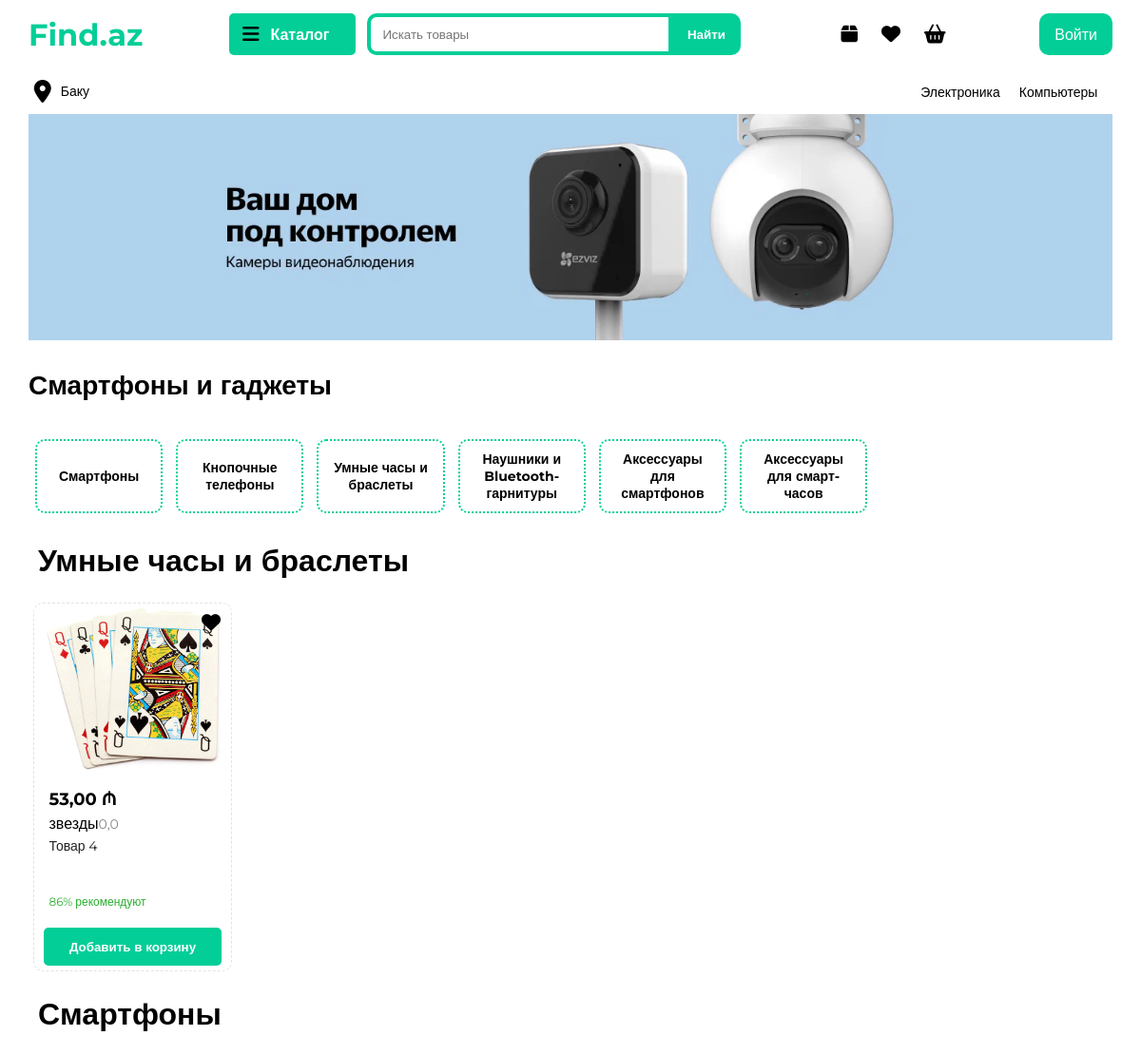
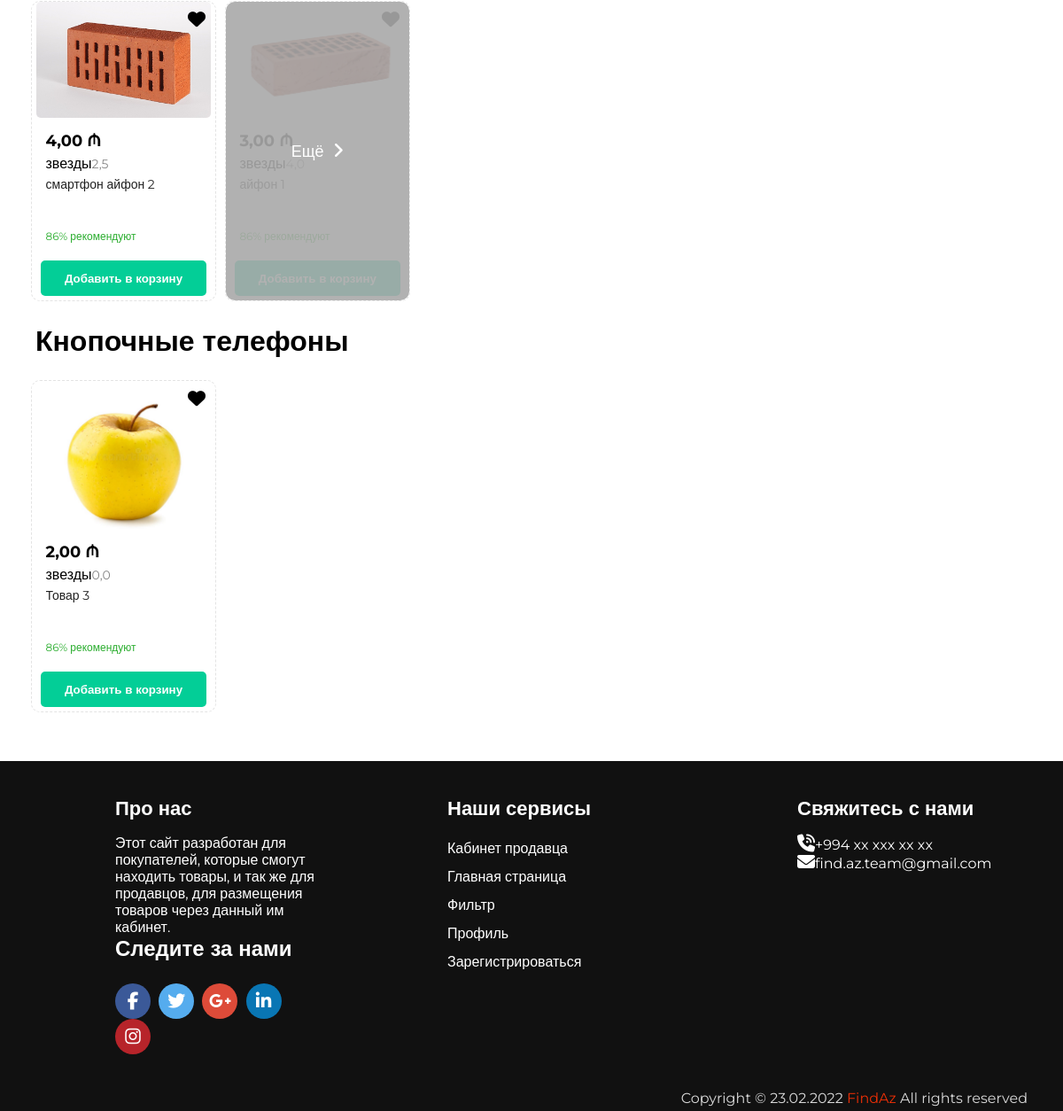
The page / on the database its author committed (2 pictures, top to bottom).
### homepage/models.py (models this page shows, shortened)
class Category(models.Model):
    name = models.CharField(max_length=100, db_index=True, unique=True, verbose_name="Категории")
    slug = models.SlugField(max_length=255, unique=True, db_index=True, verbose_name="URL")
    icon = models.CharField(max_length=255, verbose_name="Класс иконки")
    topic = models.CharField(max_length=255, verbose_name="Класс категории")
    def get_absolute_url(self):
        return reverse('category', kwargs={"catslug": self.slug})
    class Meta:
        verbose_name = "Категория"
        verbose_name_plural = "Категории"
        ordering = ['id']

class PodCat(models.Model):
    name = models.CharField(max_length=100, db_index=True, unique=True, verbose_name="Подкатегория категории")
    slug = models.SlugField(max_length=255, unique=True, db_index=True, verbose_name="URL")
    maincat = models.ForeignKey("Category", on_delete=models.PROTECT, verbose_name="Основная категория")
    def get_absolute_url(self):
        return reverse('podcategory', kwargs={"podcatslug": self.slug})
    class Meta:
        verbose_name = "Подкатегория"
        verbose_name_plural = "ПодКатегории"
        ordering = ['id']

class PodPodCat(models.Model):
    name = models.CharField(max_length=100, db_index=True, unique=True, verbose_name="Подподкатегория категории")
    slug = models.SlugField(max_length=255, unique=True, db_index=True, verbose_name="URL")
    maincat = models.ForeignKey("Category", on_delete=models.PROTECT, verbose_name="Основная категория")
    mainpodcat = models.ForeignKey("PodCat", on_delete=models.PROTECT, verbose_name="Подкатегория основной категории")
    def __str__(self):
        return self.name
    def get_absolute_url(self):
        return reverse('podpodcategory', kwargs={"podpodcatslug": self.slug})
    class Meta:
        verbose_name = "ПодПодкатегория"
        verbose_name_plural = "ПодПодКатегории"
        ordering = ['id']

class Tovar(models.Model):
    title = models.CharField(max_length=255, verbose_name="Название Товара")
    title_small = models.CharField(max_length=255, null=True, verbose_name="Название товара для поиска")
    slug = models.SlugField(max_length=255, unique=True, db_index=True, verbose_name="URL")
    for_adult = models.BooleanField(default=False, verbose_name="Товар для взрослых")
    barcode = models.CharField(max_length=255, verbose_name="Штрих код")
    brand = models.CharField(max_length=255, verbose_name="Бренд или производитель")
    weight = models.CharField(max_length=20, verbose_name="Вес")
    height = models.CharField(max_length=20, verbose_name="Высота")
    width = models.CharField(max_length=20, verbose_name="Ширина")
    length = models.CharField(max_length=20, verbose_name="Длина")
    country_of_origin = models.CharField(max_length=255, verbose_name="Страна производства")
    producer = models.CharField(max_length=255, verbose_name="Изготовитель")
    age_to_use = models.CharField(max_length=255, verbose_name="С какого возраста пользоваться")
    expiration_date_for_meal = models.CharField(max_length=255, verbose_name="Срок годности")
    expiration_date_for_gadgets = models.CharField(max_length=255, verbose_name="Срок службы")
    guarantee_period = models.CharField(max_length=255, verbose_name="Гарантийный период")
    content = models.TextField(verbose_name="Описание Товара")
    content_small = models.TextField(null=True, verbose_name="Описание Товара")
    photo_main = models.ImageField(upload_to=content_file_name, verbose_name="Фото главное")
    photo_1 = models.ImageField(upload_to=content_file_name, verbose_name="Фото 1", blank=True)
    photo_2 = models.ImageField(upload_to=content_file_name, verbose_name="Фото 2", blank=True)
    photo_3 = models.ImageField(upload_to=content_file_name, verbose_name="Фото 3", blank=True)
    photo_4 = models.ImageField(upload_to=content_file_name, verbose_name="Фото 4", blank=True)
    photo_5 = models.ImageField(upload_to=content_file_name, verbose_name="Фото 5", blank=True)
    photo_6 = models.ImageField(upload_to=content_file_name, verbose_name="Фото 6", blank=True)
    photo_7 = models.ImageField(upload_to=content_file_name, verbose_name="Фото 7", blank=True)
    photo_8 = models.ImageField(upload_to=content_file_name, verbose_name="Фото 8", blank=True)
    price = models.DecimalField(max_digits=10, decimal_places=2, verbose_name="Цена")
    price_with_skidka = models.DecimalField(max_digits=10, decimal_places=2, verbose_name="Цена со скидкой")
    time_create = models.DateTimeField(auto_now_add=True, verbose_name="Время создания")
    time_update = models.DateTimeField(auto_now=True, verbose_name="Время загрузки")
    cat = models.ForeignKey('Category', on_delete=models.PROTECT, verbose_name="Категории")
    podcat = models.ForeignKey('PodCat', on_delete=models.PROTECT, verbose_name="Подкатегории")
    podpodcat = models.ForeignKey('PodPodCat', on_delete=models.PROTECT, verbose_name="Подподкатегория")
    properties = models.JSONField(verbose_name="Характеристики в подподкатегории")
    created_by = models.ForeignKey("User", on_delete=models.CASCADE, verbose_name="Кем добавлено")
    open_times = models.SmallIntegerField(default=0, verbose_name="Сколько раз открыто")
    rating = models.FloatField(default=0)
    rating_from_user = models.ManyToManyField("User", related_name="rating_user", through="Rating_andComments")
    def get_absolute_url(self):
        return reverse('showtovar', kwargs={"tovarslug": self.slug})
    class Meta:
        verbose_name = "Товар"
        verbose_name_plural = "Товары"
        ordering = ['-time_create']

### homepage/views.py (the view, shortened to what this page needs)
# urls.py: path('', mainhome, name='home'),
def mainhome(request):
    podpodcats = PodPodCat.objects.all()
    spisok = [i.tovar_set.all()[:10] for i in podpodcats]
    paginator = Paginator(spisok, 3)
    if request.method == 'GET':
        categorii = Category.objects.all()
        podcats = PodCat.objects.all()
        tovari = paginator.page(1)
        tovari_li = tovari.object_list
        random.shuffle(tovari_li)
        try:
            fav_user = auth.get_user(request)
            fav_tovari = fav_user.user_favorite.all()
            cart_tovari = fav_user.user_cart.all()
        except:
            fav_user = ""
            fav_tovari = []
            cart_tovari = []
        context = {
            'podcats': tovari_li,
            'categorii': categorii,
            'cats': categorii,
            'pcats': podcats,
            'ppcats': podpodcats,
            'fav_tovari': fav_tovari,
            'fav_tovari_id_list': [i.id for i in fav_tovari],
            'cart_tovari': cart_tovari,
            'cart_tovari_id_list': [i.id for i in cart_tovari],
            'salesman': fav_user,
            'title': 'FindAz - Главная страница'
        }
        return render(request, 'homepage/index.html', context=context)

### homepage/templatetags/homepage_tag.py (called while the page is built)
@register.filter(name='index')
def index(arg):
    r = PodCat.objects.all()[arg]
    return r.podpodcat_set.all()[:6]

@register.filter(name='podcatname')
def name(arg):
    r = PodCat.objects.all()[arg]
    return r.name

### homepage/views.py (called while the page is built)
def is_ajax(request):
    return request.META.get('HTTP_X_REQUESTED_WITH') == 'XMLHttpRequest'

### homepage/templates/homepage/index.html (shortened to what this page needs)
{% extends 'homepage/layout.html' %}
{% load static %}
{% load homepage_tag %}
{% block content %}
	<div class="slayder">
		<img src="{% static 'homepage/img/reklama1.jpg' %}" alt="">
	</div>
	<div class="content">
		<main>
			{% for pc in podcats %}
                {% if  forloop.counter0|index %}
                    <div class="razdel-razdela">
                        <h2>{{ forloop.counter0|podcatname }}</h2>
                        <div class="razdel-razdel-tovari">
                            {% for i in forloop.counter0|index %}
                                <div class="razdel-razdel-tovar">
                                    <a href="{{ i.get_absolute_url }}">
                                        <h4 class="razdel-razdel-name">{{ i.name }}</h4>
                                    </a>
                                </div>
                            {% endfor %}
                        </div>
                    </div>
                {% endif %}
                <div class="complekt-tovarov">
                    <h1>{{ pc.0.podpodcat }}</h1>
                    <div class="tovari">
                        {% for tovar in pc %}
                        <div class="qlavniy-tovar">
                            {% if forloop.last and not forloop.first %}
                                <div class="space">
                                    <a href="{{ tovar.podpodcat.get_absolute_url }}">
                                        <div>Ещё</div>
                                        <div><i class="fas fa-angle-right"></i></div>
                                    </a>
                                </div>
                            {% endif %}
                            <div class="izbranniy-tovar">
                                {% if request.user.is_authenticated %}
                                    <label for="{{ tovar.pk }}" class="{% if tovar in fav_tovari %}red{% endif %}">
                                        <i class="fa-solid fa-heart {{ tovar.pk }}"></i>
                                    </label>
                                    <input name="favorite" style="display: none" class='heart' type="checkbox" id="{{ tovar.pk }}">
                                {% else %}
                                    <i class="fa-solid fa-heart"></i>
                                {% endif %}
                            </div>
                            <a href="{{ tovar.get_absolute_url }}">
                                <div class="qlavniy-tovar-img"><img src="{{ tovar.photo_main.url }}" alt=""></div>
                                <span class="tovar-info">
                                    <div class="chena">{{ tovar.price }} ₼</div>
                                    <div class="reyting">
                                        <div class="zvezda">звезды</div>
                                        <div class="chislo-ochenik">{{ tovar.rating }}</div>
                                    </div>
                                    <div class="tovar-name">{{ tovar.title|truncatewords:10 }}</div>
                                    <div class="rekomenduyemost">86% рекомендуют</div>
                                </span>
                            </a>
                            {% if tovar in cart_tovari %}
                                <div class="button"><input type="button" value="В корзине" class="vkorzine"></div>
                            {% else %}
                                <div class="button"><input type="button" value="Добавить в корзину"></div>
                            {% endif %}
                        </div>
                        {% endfor %}
                    </div>
                </div>
            {% endfor %}
		</main>
    </div>
{% endblock content %}

### homepage/templates/homepage/layout.html (shortened to what this page needs)
{% load static %}
<!DOCTYPE html>
	<html lang="en">
	<head>
		<link rel="stylesheet" type="text/css"  href="{% static 'homepage/css/style-new.css' %}">
	</head>
	<body>
	<header class="desktop-header">
		<div class="pervaya-stupen">
			<div class="logo">
				<div class="logo-text"><a href="{% url 'home' %}">Find.az</a></div>
			</div>
			<div class="poiskovoy-div">
				<div class="katalog" onclick="movekatalog()">
					<div class="katalog-icon"><i class="fa-solid fa-bars"></i></div>
					<div class="katalog-text">Каталог</div>
				</div>
				<div class="poiskovik">
                    <input type="text" placeholder="Искать товары" class="poisk-tovarov">
                    <input type="button" value="Найти">
				</div>
			</div>
			<div class="knopochniy-div">
				<div class="zakazi">
					<a href="{% if request.user.is_authenticated %}{% else %}{% url 'login' %}{% endif %}">
						<div class="zakazi-icon"><i class="fa-solid fa-box"></i></div>
					</a>
				</div>
				<div class="izbrannoe">
					<a href="{% if request.user.is_authenticated %}{% url 'show_favorites' %}{% else %}{% url 'login' %}{% endif %}">
						<div class="izbranoe-icon"><i class="fa-solid fa-heart"></i></div>
					</a>
				</div>
				<div class="korzina">
					<a href="{% if request.user.is_authenticated %}{% url 'show_cart' %}{% else %}{% url 'login' %}{% endif %}">
						<div class="korzina-icon"><i class="fa-solid fa-basket-shopping"></i></div>
					</a>
				</div>
			</div>
			{% if request.user.is_authenticated %}
				<div  class="logo-of-profile-in-mainpg">
					<div class="img">
						<img src="">
					</div>
					<div class="perexodi-iz-mainpg">
						<h4><a href="">{{ user.last_name }} {{ user.first_name }}</a></h4>
						<ul>
                            {% if user.is_seller == True %}
							    <li><a href="{{ salesman.get_absolute_url }}">Профиль</a></li>
                            {% endif %}
							<li><a href="">Настройки</a></li>
                            {% if user.is_seller == True %}
							    <li><a href="{% url 'addtovar' %}">Добавить товар</a></li>
                            {%  endif %}
                            <li><a href="{% url 'logout' %}">Выход</a></li>
						</ul>
					</div>
				</div>
			{% else %}
				<div  class="voyti">
					<a href="{% url 'login' %}">
						<div class="voyti-knopka">
							<div class="voyti-text">Войти</div>
						</div>
					</a>
				</div>
			{% endif %}
		</div>
		<div class="ftoraya-stupen">
			<div class="mesopolojeniye">
				<div class="mesopolojeniye-icon"><i class="fa-solid fa-location-dot"></i></div>
				<div class="mesopolojeniye-qorod">Баку</div>
			</div>
			<div class="top-kateqorii">
				<ul class="spisok-kateqoriy">
                    {% for i in cats %}
                        <li><a href="{{ i.get_absolute_url }}">{{ i.name }}</a></li>
                    {% endfor %}
				</ul>
			</div>
		</div>
	</header>
	{% block content %}
	{% endblock content %}
    <footer>
		<div class="content">
			<div class="left box">
				<div class="upper">
					<div class="topic">Про нас</div>
					<p>Этот сайт разработан для покупателей, которые смогут находить товары, и так же для продавцов, для размещения товаров через данный им кабинет.</p>
				</div>
				<div class="footer-social-link">
				<h3>Следите за нами</h3>
				<ul>
					<li>
						<a href="#">
							<i class="fa fa-facebook"></i>
						</a>
					</li>
					<li>
						<a href="#">
							<i class="fa fa-twitter"></i>
						</a>
					</li>
					<li>
						<a href="#">
							<i class="fa fa-google-plus"></i>
						</a>
					</li>
					<li>
						<a href="#">
							<i class="fa fa-linkedin"></i>
						</a>
					</li>
					<li>
						<a href="#">
							<i class="fa fa-instagram"></i>
						</a>
					</li>
				</ul>
			</div>
			</div>
			<div class="middle box">
				<div class="topic">Наши сервисы</div>
				<div><a href="{% if user.is_seller == True %}{% url "addtovar" %}{% else %}{% url 'login' %}{% endif %}">Кабинет продавца</a></div>
				<div><a href="{% url "home" %}">Главная страница</a></div>
				<div><a href="{% url "home" %}">Фильтр</a></div>
				<div><a href="{% if user.is_seller == True %}{{ user.get_absolute_url }}{% else %}{% url 'login' %}{% endif %}">Профиль</a></div>
				<div><a href="{% url "register" %}">Зарегистрироваться</a></div>
			</div>
			<div class="right box">
				<div class="topic">Свяжитесь с нами</div>
				<div class="phone">
					<a href="#"><i class="fas fa-phone-volume"></i>+994 xx xxx xx xx</a>
				</div>
				<div class="email">
					<a href="#"><i class="fas fa-envelope"></i>find.az.team@gmail.com</a>
				</div>
			</div>
		</div>
		<div class="bottom">
			<p>Copyright © 23.02.2022 <a href="#">FindAz</a> All rights reserved</p>
		</div>
	</footer>
</body>
</html>

### rows shown on the page
Category: name "Электроника"
Category: name "Компьютеры"
PodPodCat: name "Смартфоны"
PodPodCat: name "Кнопочные телефоны"
PodPodCat: name "Умные часы и браслеты"
PodPodCat: name "Наушники и Bluetooth-гарнитуры"
PodPodCat: name "Аксессуары для смартфонов"
PodPodCat: name "Аксессуары для смарт-часов"
Tovar: podpodcat.name "Умные часы и браслеты", photo_main (picture), price "53,00", rating "0,0", title "Товар 4"
Tovar: podpodcat.name "Смартфоны", photo_main (picture), price "4,00", rating "2,5", title "смартфон айфон 2"
Tovar: podpodcat.name "Кнопочные телефоны", photo_main (picture), price "2,00", rating "0,0", title "Товар 3"
